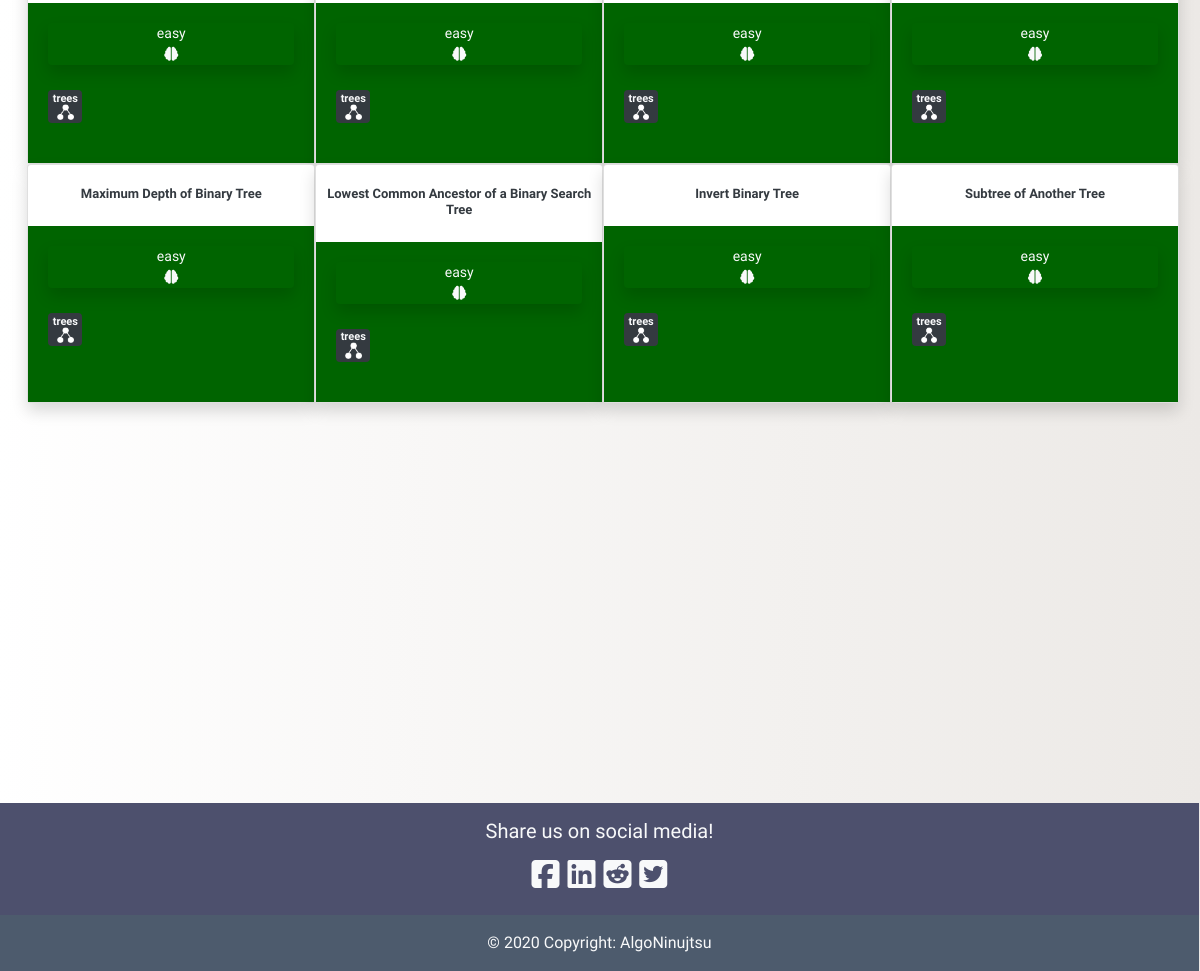
Before: /difficulty/easy/ (lower part) with the older database file.
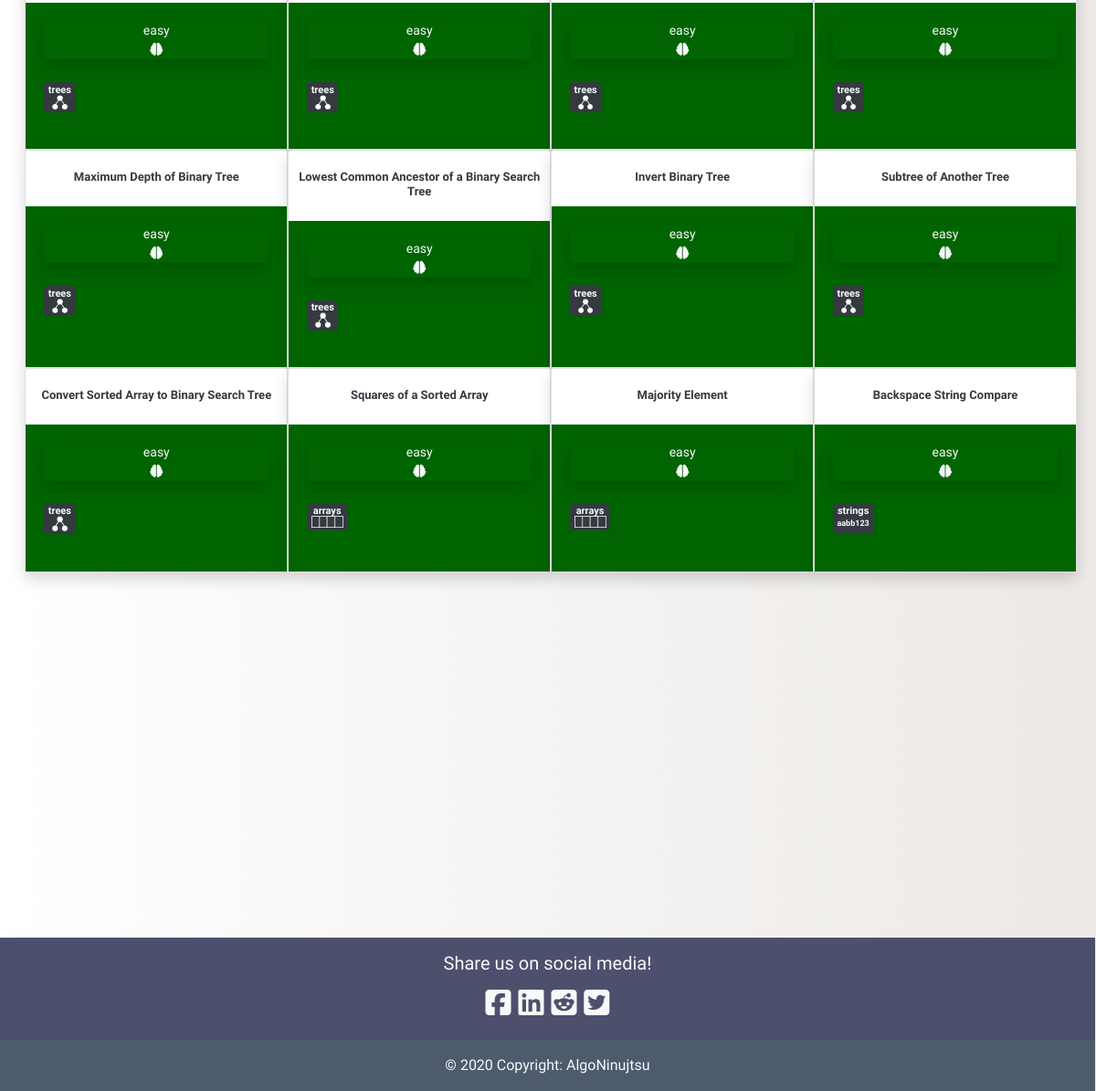
After: the same page with the newer database file.
### blog/models.py (models this page shows, shortened)
class Post(models.Model):
    author = models.TextField()
    title = RichTextField()
    category = models.TextField(choices = CATEGORY_CHOICES, default = 'arrays')
    alt_category = models.TextField(choices = CATEGORY_CHOICES, blank=True, null = True)
    difficulty = models.TextField(choices = DIFFICULTY_CHOICES, default = 'easy')
    description = RichTextField()
    text = RichTextField()
    explanation = RichTextField()
    additional_notes = RichTextField(blank=True, null = True)
    published_date = models.DateTimeField(blank=True, null=True)

### blog/views.py (the view)
# urls.py: path('difficulty/<str:difficulty>/', views.DifficultyPostListView.as_view(), name='difficulty_post_list'),
class DifficultyPostListView(ListView):
    model = Post
    def get_queryset(self, *args, **kwargs):
        difficulty = self.kwargs.get('difficulty')
        return Post.objects.filter(difficulty = difficulty)

### blog/templates/blog/post_list.html (shortened to what this page needs)
{% extends 'blog/base.html' %}
{% load static %}
{% block content %}
<div class="postlist col-md-12">
    {% if not post_list.count %}
    <h1 class = "counter my-5" align = "center">No Questions Found</h1>
    <br><br>
    {% elif post_list.count == 1 %}
    <h1 class = "counter my-3" align="center">{{post_list.count}} Question</h1>
    <br><br>
    {% else %}
    <br><br>
    {% endif %}
  <div class="row">
  {% for post in post_list %}
  <div class="card shadow" style="width: 25%">
    <br>
    <h3 align="center"><a class="check text-dark" style = "font-size:13px;" href="{% url 'post_detail' pk=post.pk %}">
      <b>{{ post.title|safe }}</b></a></h3>
    {% if post.difficulty == "easy" %}
    <div class="card-body" style="background-color: rgb(0,100,0)">
    {% elif post.difficulty == "medium" %}
    <div class="card-body" style="background-color: rgb(204,204,0)">
    {% elif post.difficulty == "hard" %}
    <div class="card-body" style="background-color: rgb(128,0,0)"">
    {% endif %}
      <div class="postdifficulty text-light shadow rounded"align="center">
        <a class="text-light" href="{% url 'difficulty_post_list' difficulty=post.difficulty %}">
        {{post.difficulty}}
        <br>
        {% if post.difficulty == "medium" %}
        <i class="fas fa-brain fa-2x"></i>
        {% elif post.difficulty == "hard" %}
        <i class="fas fa-brain fa-3x"></i>
        {% else %}
        <i class="fas fa-brain"></i>
        {% endif %}
        </a>
      </div>
      <br>
        <div class="category text-light badge badge-dark my-1">
        <a class="text-light" href="{% url 'category_post_list' category=post.category %}">
        {% if post.category != "linked lists" and post.category != "binary search"%}
        <h8>{{post.category}}</h8>
        {% endif %}
        <br>
        {% if post.category == "linked lists" %}
        <img src="{% static 'images/thumbnail_image8.png' %}" width="45" height="12">
        {% elif post.category == "trees" %}
        <img src="{% static 'images/thumbnail_image5.png' %}" width="16.5" height="16.5">
        {% elif post.category == "arrays" %}
        <img src="{% static 'images/thumbnail_image7.png' %}" width="35" height="13">
        {% elif post.category == "strings" %}
        <p class= "my-1" style = "font-size: 9px; font: verdana;"><b>aabb123</b></p>
        {% elif post.category == "hashsets" %}
        <i class="fas fa-table"></i>
        {% elif post.category == "hashmaps" %}
        <i class="fas fa-columns"></i>
        {% elif post.category == "DP" %}
        <i class="my-1 fas fa-sort-amount-up"></i>
        {% elif post.category == "math" %}
        <i class="fas fa-calculator"></i>
        {% elif post.category == "graphs" %}
        <i class="fas fa-th"></i>
        {% elif post.category == "stacks" %}
        <i class="fas fa-angle-double-up"></i>
        {% elif post.category == "queues" %}
        <i class="fas fa-angle-double-right"></i>
        {% elif post.category == "recursion" %}
        <i class="fas fa-infinity"></i>
        {% elif post.category == "tries" %}
        <img src="{% static 'images/thumbnail_image5.png' %}" width="33" height="11">
        {% elif post.category == "binary" %}
        <p class= "my-1" style = "font-size: 8px; font: verdana;"><b>01101001</b></p>
        {% elif post.category == "binary search" %}
        <i class="fas fa-arrows-alt-h"></i>
        {% elif post.category == "heaps" %}
        <img src="{% static 'images/thumbnail_image6.png' %}" width="25.3" height="22">
        {% endif %}
        </a>
        </div>
        <br>
        {% if post.alt_category %}
        <div class="alt_category text-light badge badge-dark">
        {% else %}
        <div class="alt_category text-light">
        {% endif %}
        </div>
    </div>
  </div>
  {% endfor %}
  </div>
</div>
{% endblock %}

### blog/templates/blog/base.html (shortened to what this page needs)
<!DOCTYPE html>
{% load static %}
<html lang="en" dir="ltr">
<head>
  <link rel="stylesheet" href="https://stackpath.bootstrapcdn.com/bootstrap/4.3.1/css/bootstrap.min.css">
  <link rel="stylesheet" href="{% static 'css/blog.css' %}">
</head>
<div class="content">
  <div class="row">
    {% block content %}
    {% endblock %}
  </div>
</div>
<body>
  <footer class="footer page-footer text-light" style="background-color:rgb(77, 80, 109);" align="center">
    <div class="container">
      <div class="row">
        <div class="col-md-12 py-3 text-light">
          <h5>Share us on social media!</h5>
          <div class="fa-2x social_links" align="center">
            <a class="text-light" href="https://www.facebook.com/sharer/sharer.php?u={{request.build_absolute_uri}}">
              <i class="fab fa-facebook-square"></i>
            </a>
              <a class="text-light" href="https://www.linkedin.com/shareArticle?mini=true&url={{request.build_absolute_uri}}&title=Gaijin%20Gaming&summary=Check%20out%20this%20article%20from%20Gaijin%20Gaming%20&source={{request.build_absolute_uri}}">
              <i class="fab fa-linkedin"></i>
            </a>
            <a class="text-light" href="http://www.reddit.com/submit?url={{request.build_absolute_uri}}&title=Check%20out%20this%20article%20from%20Gaijin%20Gaming">
              <i class="fab fa-reddit-square"></i>
            </a>
            <a class="text-light" href="http://www.reddit.com/submit?url={{request.build_absolute_uri}}&title=Check%20out%20this%20article%20from%20Gaijin%20Gaming">
              <i class="fab fa-twitter-square"></i>
            </a>
           </div>
        </div>
      </div>
    </div>
    <div class="footer-copyright text-center py-3" style="background-color:rgb(77,91,109);">© 2020 Copyright: AlgoNinujtsu
    </div>
  </footer>
</body>
</html>

### blog/static/css/blog.css (style rules this page uses)
body { padding-top: 120px; font-family: 'Special Elite', cursive; background: #ECE9E6; background: -webkit-linear-gradient(to right, #FFFFFF, #ECE9E6); background: linear-gradient(to right, #FFFFFF, #ECE9E6); width:97%; }
.postlist { padding-left: 4% !important; }
.postlist { padding-left:15px; }
.footer { margin-top: 400px; width:103%; height: 15%; }
.content { padding-left: 10px; }

Changed rows visible on the page:
added Post: title "Convert Sorted Array to Binary Search Tree", difficulty "easy", category "trees"
added Post: title "Squares of a Sorted Array", difficulty "easy", category "arrays"
added Post: title "Majority Element", difficulty "easy", category "arrays"
added Post: title "Backspace String Compare", difficulty "easy", category "strings", shows "aabb123"
